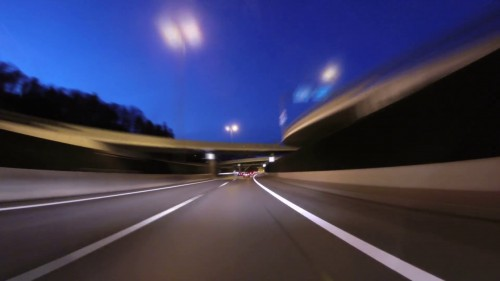
#> input picture road.jpg, 500 x 281 px
$ python image_binarization.py
#> lines starting #> are read from the running program, lines starting #| are printed output that depends on the picture; after the words box and inside, x2 and y2 are one past the last pixel; in counts of white or black regions, pixels touching at a corner belong together
#> further down, img is the input picture: shape (281, 500, 3); mean B, G, R 91.6, 59.3, 59.8
import numpy as np
import cv2

def select_rgb_white_yellow(image):
    # white color mask
    lower = np.uint8([200, 200, 200])
    upper = np.uint8([255, 255, 255])
    white_mask = cv2.inRange(image, lower, upper)
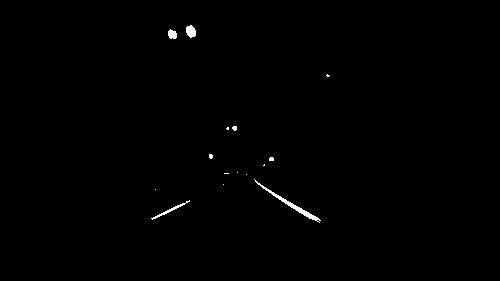
#> white_mask: shape (281, 500); 0.43% white; 15 white regions (10 under 20 px), largest, box (x1, y1, x2, y2) and area: (254, 179, 321, 223) 262, (186, 25, 196, 38) 98, (151, 200, 190, 220) 97, (168, 29, 177, 39) 69, (232, 126, 237, 131) 20
    # yellow color mask
    lower = np.uint8([190, 190,   0])
    upper = np.uint8([255, 255, 255])
    yellow_mask = cv2.inRange(image, lower, upper)
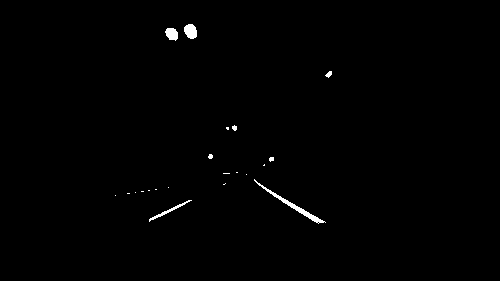
#> yellow_mask: shape (281, 500); 0.59% white; 21 white regions (13 under 20 px), largest, box (x1, y1, x2, y2) and area: (254, 179, 326, 224) 298, (184, 24, 197, 39) 152, (165, 28, 178, 41) 127
    # combine the mask
    mask = cv2.bitwise_or(white_mask, yellow_mask)
    masked = cv2.bitwise_and(image, image, mask = mask)
    return masked

img = cv2.imread('road.jpg')
cv2.imshow('input', img)
img_out = select_rgb_white_yellow(img)
cv2.imshow('output',img_out)
cv2.waitKey(0)
cv2.destroyAllWindows()
